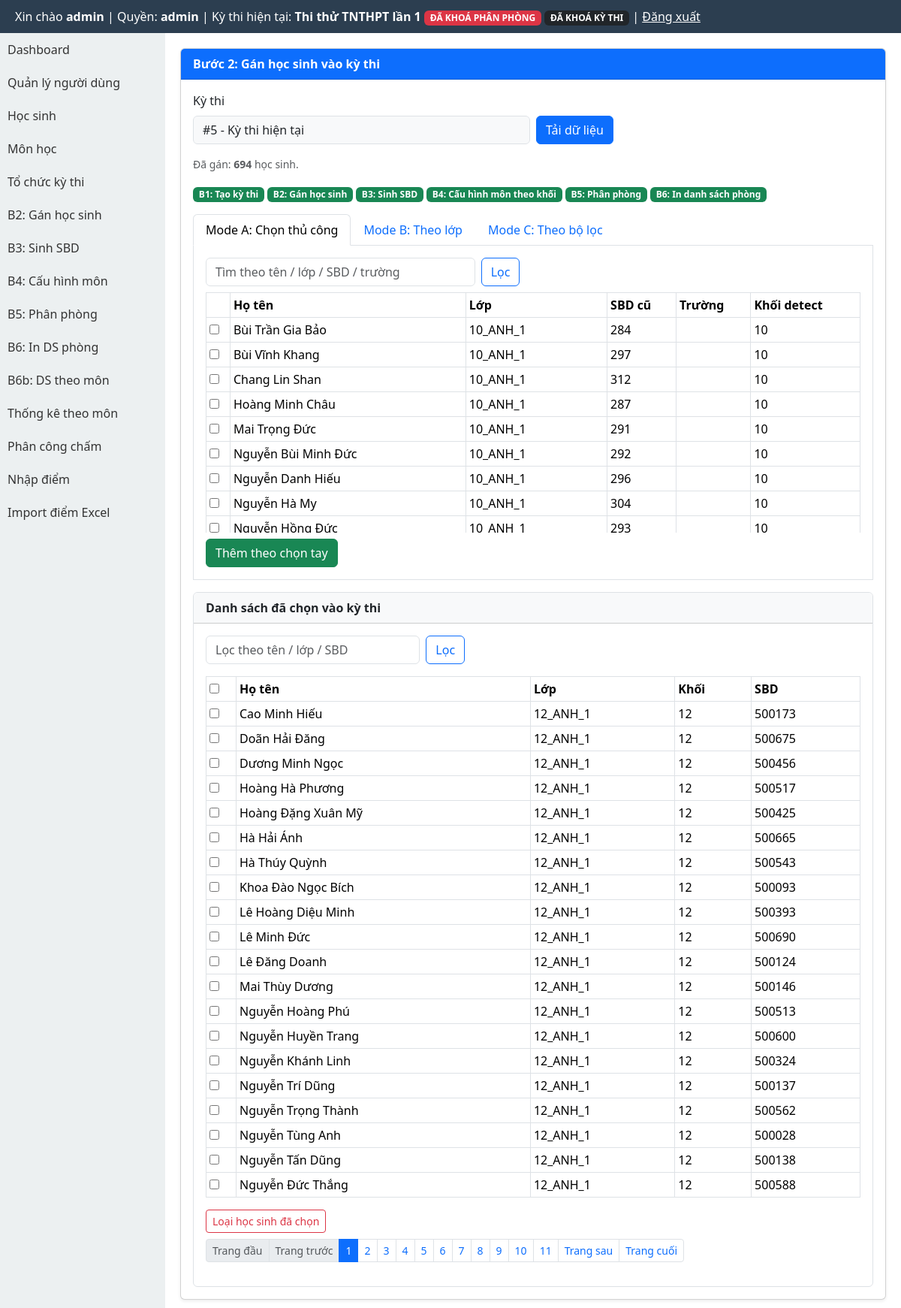
/modules/exams/assign_students.php (signed in), run on an earlier commit of the app's database.
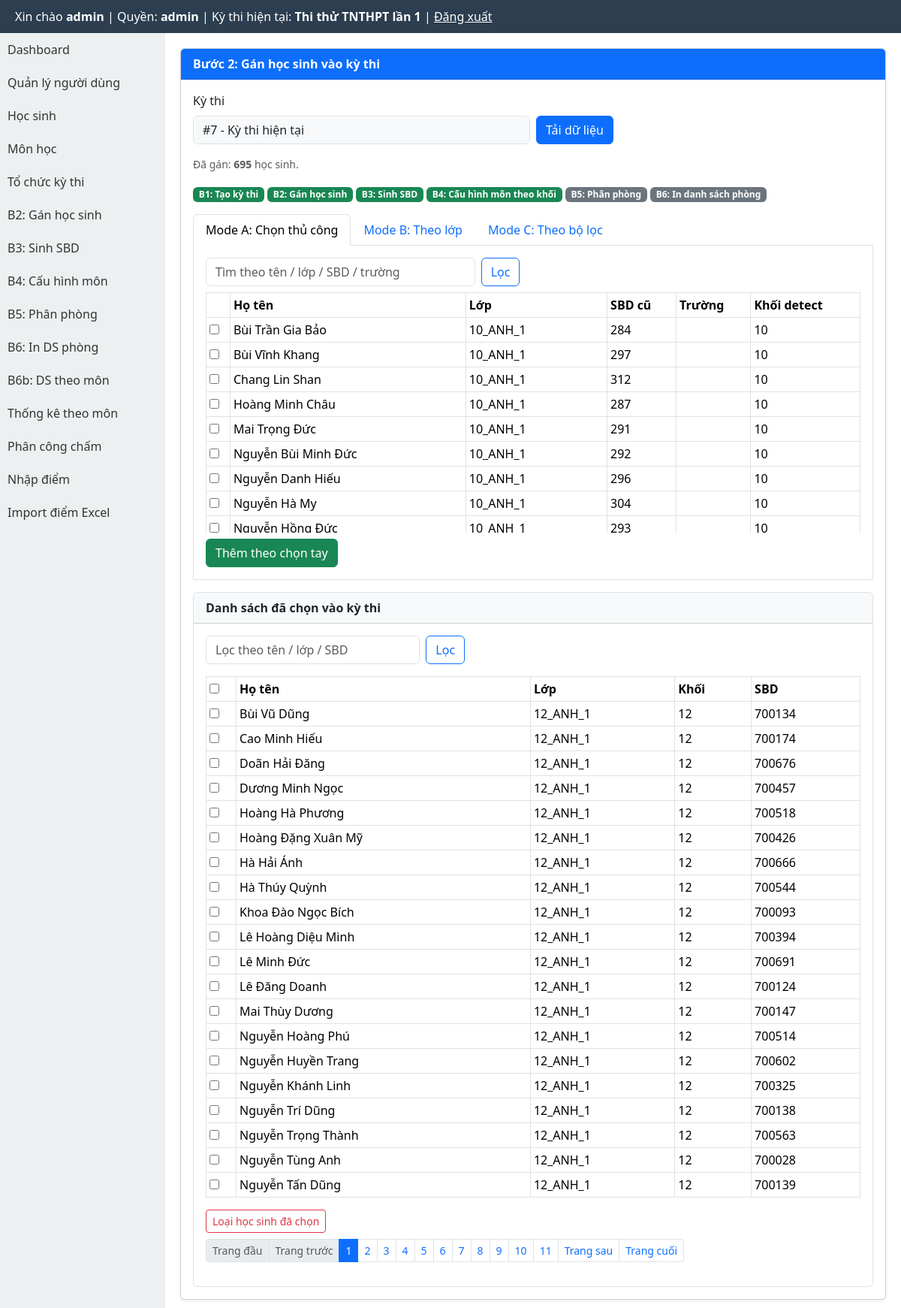
And on a later commit of the database.
### tables this page shows
CREATE TABLE exams (
  id INTEGER PRIMARY KEY AUTOINCREMENT,
  ten_ky_thi TEXT,
  nam INTEGER,
  ngay_thi TEXT
, distribution_locked INTEGER DEFAULT 0, rooms_locked INTEGER DEFAULT 0, exam_locked INTEGER DEFAULT 0, deleted_at TEXT, is_default INTEGER DEFAULT 0, exam_mode INTEGER DEFAULT 1);

### modules/exams/assign_students.php (the view, shortened to what the changed rows need)
<?php
require_once BASE_PATH . '/modules/exams/_common.php';
$examId = exams_resolve_current_exam_from_request();
$fixedExamContext = getCurrentExamId() > 0;
$activeTab = (string) ($_GET['tab'] ?? $_POST['tab'] ?? 'manual');
$searchAssigned = trim((string) ($_GET['q_assigned'] ?? ''));
$qManual = trim((string) ($_GET['q_manual'] ?? ''));
$page = max(1, (int) ($_GET['page'] ?? 1));
$perPage = 20;
$students = [];
if ($examId > 0) {
    $manualWhere = '';
    $stmt = $pdo->prepare('SELECT id, sbd, hoten, lop, truong FROM students' . $manualWhere . ' ORDER BY lop, hoten LIMIT 500');
    $stmt->execute();
    $students = $stmt->fetchAll(PDO::FETCH_ASSOC);
}
$assignedCount = 0;
$selectedRows = [];
$totalSelected = 0;
if ($examId > 0) {
    $assignedCount = (int) $pdo->query('SELECT COUNT(*) FROM exam_students WHERE exam_id = ' . $examId . ' AND subject_id IS NULL')->fetchColumn();
    $where = ' WHERE es.exam_id = :exam_id AND es.subject_id IS NULL';
    $params = [':exam_id' => $examId];
    $countStmt = $pdo->prepare('SELECT COUNT(*) FROM exam_students es INNER JOIN students s ON s.id = es.student_id' . $where);
    $countStmt->execute($params);
    $totalSelected = (int) $countStmt->fetchColumn();
    $offset = ($page - 1) * $perPage;
    $listStmt = $pdo->prepare('SELECT es.student_id, es.khoi, es.lop, es.sbd, s.hoten
        FROM exam_students es
        INNER JOIN students s ON s.id = es.student_id' . $where . '
        ORDER BY es.lop, s.hoten
        LIMIT :limit OFFSET :offset');
    foreach ($params as $k => $v) {
        $listStmt->bindValue($k, $v);
    }
    $listStmt->bindValue(':limit', $perPage, PDO::PARAM_INT);
    $listStmt->bindValue(':offset', $offset, PDO::PARAM_INT);
    $listStmt->execute();
    $selectedRows = $listStmt->fetchAll(PDO::FETCH_ASSOC);
}
$totalPages = max(1, (int) ceil($totalSelected / $perPage));
$wizard = $examId > 0 ? exams_wizard_steps($pdo, $examId) : [];
$assignStudentsUrl = BASE_URL . '/modules/exams/assign_students.php';
require_once BASE_PATH . '/layout/header.php';
?>
<link href="https://cdn.jsdelivr.net/npm/bootstrap@5.3.3/dist/css/bootstrap.min.css" rel="stylesheet">
<div style="display:flex;min-height:calc(100vh - 44px);">
    <div style="flex:1;padding:20px;min-width:0;">
        <div class="card shadow-sm">
            <div class="card-body">
                <form method="get" action="<?= $assignStudentsUrl ?>" class="row g-2 mb-3">
                    <div class="col-md-6">
                        <label class="form-label">Kỳ thi</label>
                        <?php if ($fixedExamContext): ?><div class="form-control bg-light">#<?= $examId ?> - Kỳ thi hiện tại</div><?php endif; ?>
                    </div>
                </form>
                <?php if ($examId > 0): ?>
                    <div class="mb-3 small text-muted">Đã gán: <strong><?= $assignedCount ?></strong> học sinh.</div>
                    <div class="mb-3"><?php foreach ($wizard as $index => $step): ?><span class="badge <?= $step['done'] ? 'bg-success' : 'bg-secondary' ?> me-1">B<?= $index ?>: <?= htmlspecialchars($step['label'], ENT_QUOTES, 'UTF-8') ?></span><?php endforeach; ?></div>
                    <ul class="nav nav-tabs" role="tablist">
                        <li class="nav-item"><button class="nav-link <?= $activeTab === 'manual' ? 'active' : '' ?>" data-bs-toggle="tab" data-bs-target="#tab-manual" type="button">Mode A: Chọn thủ công</button></li>
                        <li class="nav-item"><button class="nav-link <?= $activeTab === 'class' ? 'active' : '' ?>" data-bs-toggle="tab" data-bs-target="#tab-class" type="button">Mode B: Theo lớp</button></li>
                        <li class="nav-item"><button class="nav-link <?= $activeTab === 'filter' ? 'active' : '' ?>" data-bs-toggle="tab" data-bs-target="#tab-filter" type="button">Mode C: Theo bộ lọc</button></li>
                    </ul>
                    <div class="tab-content border border-top-0 p-3 mb-3">
                        <div class="tab-pane fade <?= $activeTab === 'manual' ? 'show active' : '' ?>" id="tab-manual">
                            <form method="get" action="<?= $assignStudentsUrl ?>" class="row g-2 mb-2">
                                <div class="col-md-5"><input class="form-control" name="q_manual" value="<?= htmlspecialchars($qManual, ENT_QUOTES, 'UTF-8') ?>" placeholder="Tìm theo tên / lớp / SBD / trường"></div>
                                <div class="col-md-2"><button class="btn btn-outline-primary" type="submit">Lọc</button></div>
                            </form>
                            <form method="post" action="<?= $assignStudentsUrl ?>">
                                <div class="table-responsive" style="max-height:320px;overflow:auto;">
                                    <table class="table table-sm table-bordered">
                                        <thead><tr><th></th><th>Họ tên</th><th>Lớp</th><th>SBD cũ</th><th>Trường</th><th>Khối detect</th></tr></thead>
                                        <tbody>
                                        <?php foreach ($students as $s): ?>
                                            <?php $khoi = detectGradeFromClassName((string) ($s['lop'] ?? '')) ?? 'N/A'; ?>
                                            <tr>
                                                <td><input type="checkbox" name="student_ids[]" value="<?= (int) $s['id'] ?>"></td>
                                                <td><?= htmlspecialchars((string) $s['hoten'], ENT_QUOTES, 'UTF-8') ?></td>
                                                <td><?= htmlspecialchars((string) $s['lop'], ENT_QUOTES, 'UTF-8') ?></td>
                                                <td><?= htmlspecialchars((string) $s['sbd'], ENT_QUOTES, 'UTF-8') ?></td>
                                                <td><?= htmlspecialchars((string) $s['truong'], ENT_QUOTES, 'UTF-8') ?></td>
                                                <td><?= htmlspecialchars($khoi, ENT_QUOTES, 'UTF-8') ?></td>
                                            </tr>
                                        <?php endforeach; ?>
                                        </tbody>
                                    </table>
                                </div>
                                <button class="btn btn-success mt-2" type="submit">Thêm theo chọn tay</button>
                            </form>
                        </div>
                    </div>
                    <div class="card border">
                        <div class="card-header bg-light"><strong>Danh sách đã chọn vào kỳ thi</strong></div>
                        <div class="card-body">
                            <form method="get" action="<?= $assignStudentsUrl ?>" class="row g-2 mb-3">
                                <div class="col-md-4"><input class="form-control" name="q_assigned" value="<?= htmlspecialchars($searchAssigned, ENT_QUOTES, 'UTF-8') ?>" placeholder="Lọc theo tên / lớp / SBD"></div>
                                <div class="col-md-2"><button class="btn btn-outline-primary" type="submit">Lọc</button></div>
                            </form>
                            <form method="post" action="<?= $assignStudentsUrl ?>" onsubmit="return confirm('Loại các học sinh đã chọn khỏi kỳ thi?')">
                                <div class="table-responsive">
                                    <table class="table table-sm table-bordered align-middle">
                                        <thead><tr><th style="width:40px;"><input type="checkbox" id="checkAllSelected"></th><th>Họ tên</th><th>Lớp</th><th>Khối</th><th>SBD</th></tr></thead>
                                        <tbody>
                                        <?php if (empty($selectedRows)): ?>
                                            <tr><td colspan="5" class="text-center">Chưa có học sinh được gắn.</td></tr>
                                        <?php else: foreach ($selectedRows as $r): ?>
                                            <tr>
                                                <td><input type="checkbox" class="selected-student-checkbox" name="student_ids_remove[]" value="<?= (int) $r['student_id'] ?>"></td>
                                                <td><?= htmlspecialchars((string) ($r['hoten'] ?? ''), ENT_QUOTES, 'UTF-8') ?></td>
                                                <td><?= htmlspecialchars((string) ($r['lop'] ?? ''), ENT_QUOTES, 'UTF-8') ?></td>
                                                <td><?= htmlspecialchars((string) ($r['khoi'] ?? ''), ENT_QUOTES, 'UTF-8') ?></td>
                                                <td><?= htmlspecialchars((string) ($r['sbd'] ?? ''), ENT_QUOTES, 'UTF-8') ?></td>
                                            </tr>
                                        <?php endforeach; endif; ?>
                                        </tbody>
                                    </table>
                                </div>
                                <button class="btn btn-sm btn-outline-danger mb-2" type="submit" <?= empty($selectedRows) ? 'disabled' : '' ?>>Loại học sinh đã chọn</button>
                            </form>
                            <?php if ($totalPages > 1): ?>
                                <?php
                                    $windowStart = max(1, $page - 10);
                                    $windowEnd = min($totalPages, $page + 10);
                                    $pageLink = static fn(int $target): string => $assignStudentsUrl . '?' . http_build_query(['exam_id' => $examId, 'page' => $target, 'q_assigned' => $searchAssigned, 'q_manual' => $qManual, 'tab' => 'selected']);
                                ?>
                                <nav>
                                    <ul class="pagination pagination-sm flex-wrap">
                                        <li class="page-item <?= $page <= 1 ? 'disabled' : '' ?>"><a class="page-link" href="<?= $page <= 1 ? '#' : $pageLink(1) ?>">Trang đầu</a></li>
                                        <li class="page-item <?= $page <= 1 ? 'disabled' : '' ?>"><a class="page-link" href="<?= $page <= 1 ? '#' : $pageLink($page - 1) ?>">Trang trước</a></li>
                                        <?php for ($i = $windowStart; $i <= $windowEnd; $i++): ?>
                                            <li class="page-item <?= $i === $page ? 'active' : '' ?>">
                                                <a class="page-link" href="<?= $pageLink($i) ?>"><?= $i ?></a>
                                            </li>
                                        <?php endfor; ?>
                                        <li class="page-item <?= $page >= $totalPages ? 'disabled' : '' ?>"><a class="page-link" href="<?= $page >= $totalPages ? '#' : $pageLink($page + 1) ?>">Trang sau</a></li>
                                        <li class="page-item <?= $page >= $totalPages ? 'disabled' : '' ?>"><a class="page-link" href="<?= $page >= $totalPages ? '#' : $pageLink($totalPages) ?>">Trang cuối</a></li>
                                    </ul>
                                </nav>
                            <?php endif; ?>
                        </div>
                    </div>
                <?php endif; ?>
            </div>
        </div>
    </div>
</div>
<?php require_once BASE_PATH . '/layout/footer.php'; ?>

### templates/header.php (shortened to what the changed rows need)
<?php
require_once BASE_PATH . '/core/auth.php';
$currentExamInfo = null;
$role = function_exists('current_user_role') ? current_user_role() : strtolower(trim((string) ($_SESSION['role'] ?? $_SESSION['user']['role'] ?? '')));
if (in_array($role, ['admin', 'organizer'], true)) {
    require_once BASE_PATH . '/core/db.php';
    require_once BASE_PATH . '/modules/exams/exam_context_helper.php';
    $currentExamInfo = getCurrentExamInfo();
}
$role = $role ?? (function_exists('current_user_role') ? current_user_role() : '');
$currentExamInfo = $currentExamInfo ?? null;
?>
<!DOCTYPE html>
<html lang="vi">
<head>
</head>
<body>
<div class="header">
    Xin chào <b><?= $_SESSION['user']['username'] ?></b>
    | Quyền: <b><?= htmlspecialchars((string) $role, ENT_QUOTES, 'UTF-8') ?></b>
    <?php if ($currentExamInfo !== null): ?>
        | Kỳ thi hiện tại: <b><?= htmlspecialchars((string) $currentExamInfo['ten_ky_thi'], ENT_QUOTES, 'UTF-8') ?></b>
        <?php if (($currentExamInfo['distribution_locked'] ?? 0) === 1 || ($currentExamInfo['rooms_locked'] ?? 0) === 1): ?>
            <span class="badge bg-danger">ĐÃ KHOÁ PHÂN PHÒNG</span>
        <?php endif; ?>
        <?php if (($currentExamInfo['exam_locked'] ?? 0) === 1): ?>
            <span class="badge bg-dark">ĐÃ KHOÁ KỲ THI</span>
        <?php endif; ?>
    <?php endif; ?>
    | <a href="<?= BASE_URL ?>/logout.php" style="color:#fff">Đăng xuất</a>
</div>

What changed in the data, as far as the page shows it:
removed exams: ten_ky_thi "Thi thử TNTHPT lần 1", id "5"
added exams: id "7"
Also different on the page:
$currentExamInfo['ten_ky_thi']: (not shown) → "Thi thử TNTHPT lần 1"
$assignedCount: "694" → "695"
text no longer shown: "ĐÃ KHOÁ PHÂN PHÒNG ĐÃ KHOÁ KỲ THI"
